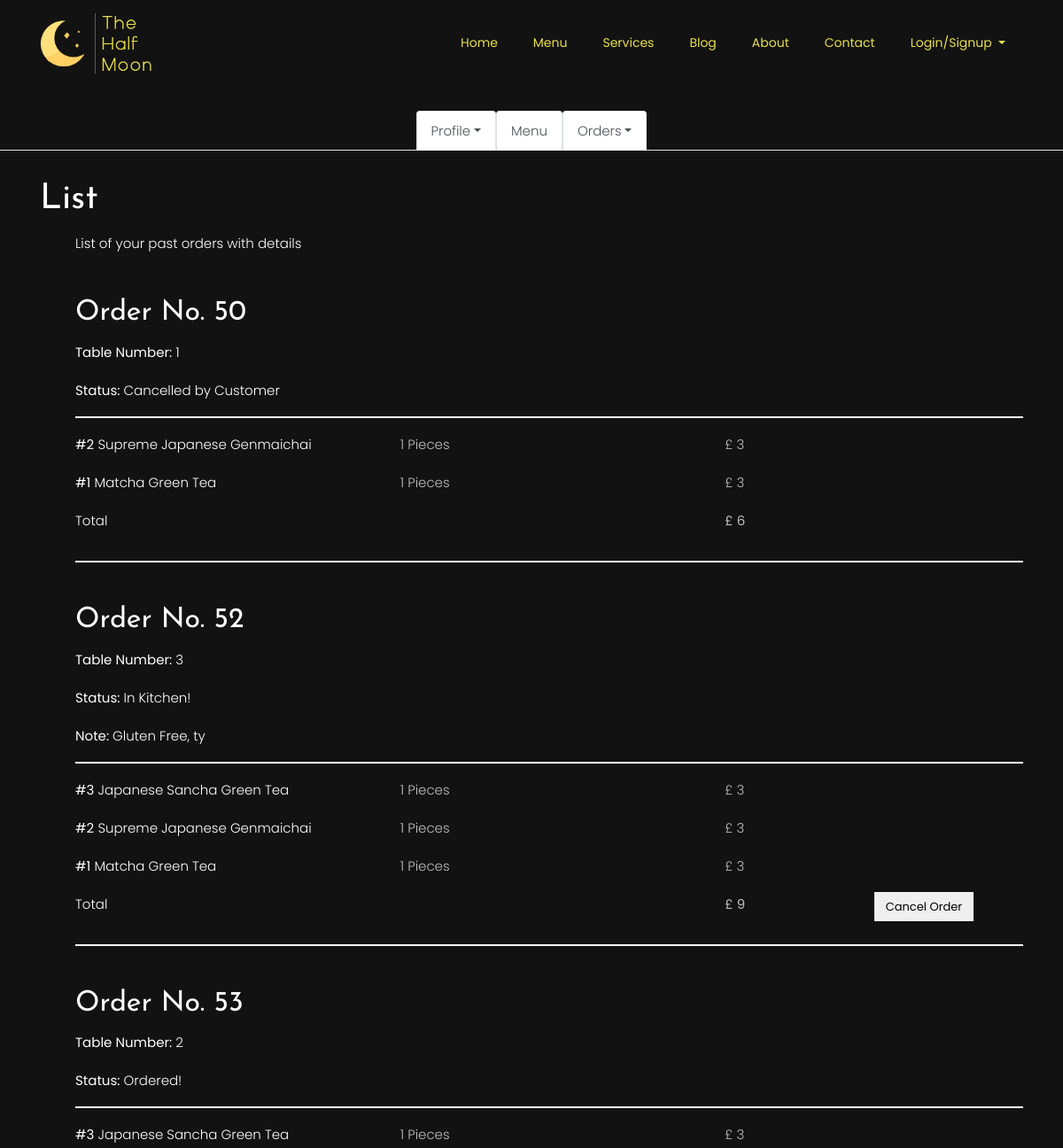
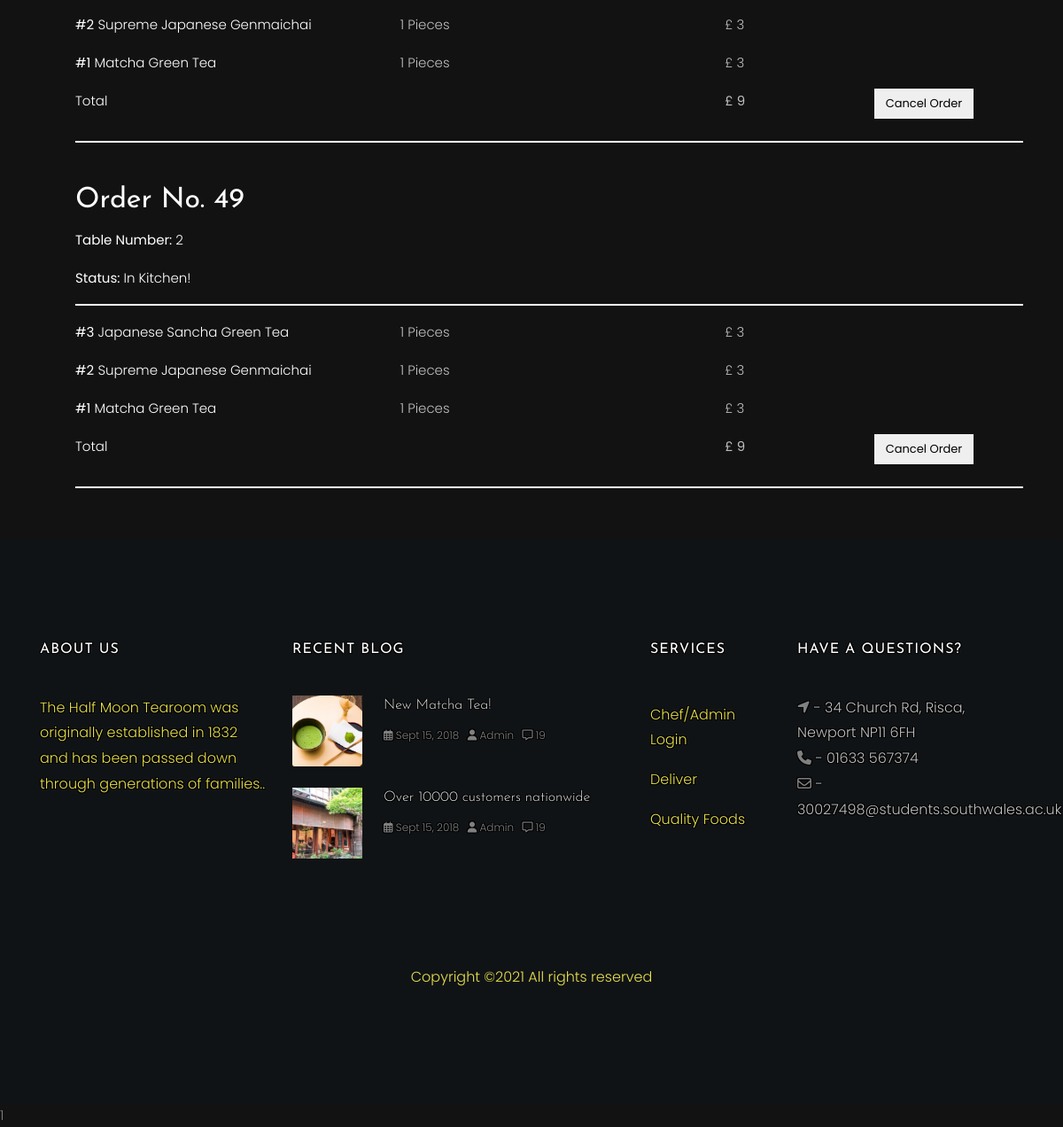
Page /Website/orders.php (signed in) on the committed database (2 pictures, top to bottom).
### tables this page shows
CREATE TABLE `orders` (
  `id` int(11) NOT NULL,
  `user_id` int(11) NOT NULL,
  `tablenumber` int(2) NOT NULL,
  `description` varchar(300) NOT NULL,
  `total` int(11) NOT NULL,
  `status` varchar(25) NOT NULL DEFAULT 'Ordered!',
  `deleted` tinyint(4) NOT NULL DEFAULT '0'
);

CREATE TABLE `order_details` (
  `id` int(11) NOT NULL,
  `order_id` int(11) NOT NULL,
  `item_id` int(11) NOT NULL,
  `quantity` int(11) NOT NULL,
  `price` int(11) NOT NULL
);

CREATE TABLE `items` (
  `id` int(11) NOT NULL,
  `name` varchar(50) NOT NULL,
  `price` decimal(10,2) DEFAULT NULL,
  `deleted` tinyint(4) NOT NULL DEFAULT '0',
  `foodtype` varchar(10) NOT NULL
);

### Website/includes/wallet.php (called while the page is built, shortened)
<?php
$user_id=$_SESSION['user_id'];
?>

### Website/orders.php (the view, shortened to what this page needs)
<?php
include 'includes/connect.php';
include 'includes/wallet.php';
	if($_SESSION['customer_sid']==session_id())
	{
?>
<?php include'includes/top.php';?>
<br>
<ul class="nav nav-tabs justify-content-center">
    <li class="nav-item dropdown">
        <a class="nav-link dropdown-toggle active" data-toggle="dropdown">Profile</a>
    </li>
    <li class="nav-item">
        <a href="loginfood.php" class="nav-link active">Menu</a>
    </li>
    <li class="nav-item dropdown">
    <a class="nav-link dropdown-toggle active" data-toggle="dropdown">Orders</a>
    </li>
</ul>
<div class="container" style="color: #fff;">
	<div id="work-collections" class="seaction">
					<?php
					if(isset($_GET['status'])){
						$status = $_GET['status'];
					}
					else{
						$status = '%';
					}
					$sql = mysqli_query($con, "SELECT * FROM orders WHERE user_id = $user_id AND status LIKE '$status';;");
					echo '  <div class="row">
					<div class="container">
					<br>
                    <h1 class="header">List</h1>
                    <ul id="issues-collection" class="collection">
					<p class="caption">List of your past orders with details</p><br>';
					while($row = mysqli_fetch_array($sql))
					{
						$status = $row['status'];
						echo '
                              <h2>Order No. '.$row['id'].'</h2>
							  <p><strong>Table Number: </strong>'.$row['tablenumber'].'</p>
                              <p><strong>Status: </strong> '.($status=='Paused' ? 'Paused <a  data-position="bottom" data-delay="50" data-tooltip="Please contact administrator for further details." class="btn-floating waves-effect waves-light tooltipped cyan">Â Â Â Â ?</a>' : $status).'</p>
							  '.(!empty($row['description']) ? '<p><strong>Note: </strong>'.$row['description'].'</p>' : '').'
							  <a href="#" class="secondary-content"><i class="mdi-action-grade"></i></a>
                              </li>							<hr class="style1" style="width:100%;">';
						$order_id = $row['id'];
						$sql1 = mysqli_query($con, "SELECT * FROM order_details WHERE order_id = $order_id;");
						while($row1 = mysqli_fetch_array($sql1))
						{
							$item_id = $row1['item_id'];
							$sql2 = mysqli_query($con, "SELECT * FROM items WHERE id = $item_id;");
							while($row2 = mysqli_fetch_array($sql2)){
								$item_name = $row2['name'];
							}
							echo '
                            <div class="row">
                            <div class="col s7">
                            <p class="collections-title"><strong>#'.$row1['item_id'].'</strong> '.$item_name.'</p>
                            </div>
                            <div class="col s2">
                            <span>'.$row1['quantity'].' Pieces</span>
                            </div>
                            <div class="col s3">
                            <span>£ '.$row1['price'].'</span>
                            </div>
                            </div>';
							$id = $row1['order_id'];
						}
								echo'
                                        <div class="row">
                                            <div class="col-8">
                                                <p class="collections-title"> Total</p>
                                            </div>
                                            <div class="col-2">
                                                <span><strong>£ '.$row['total'].'</strong></span>
                                            </div>';
								if(!preg_match('/^Cancelled/', $status)){
									if($status != 'Delivered'){
								echo '<form action="routers/cancel-order.php" method="post">
										<input type="hidden" value="'.$id.'" name="id">
										<input type="hidden" value="Cancelled by Customer" name="status">
										<input type="hidden" value="'.$row['payment_type'].'" name="payment_type">
										<button class="btn waves-effect waves-light right submit" type="submit" name="action">Cancel Order
										</button>
										</form>';
								}
								}
								echo'</div><hr class="style1" style="width:100%;"></li><br>';
					}
					?>
                </div>
              </div>
              </div>
              </div>
<?php include'includes/bot.php';?>
<?php
	}
?>

### Website/includes/top.php (shortened to what this page needs)
<!DOCTYPE html>
<html lang="en">
  <head>
    <link rel="stylesheet" href="css/open-iconic-bootstrap.min.css">
    <link rel="stylesheet" href="css/animate.css">
    <link rel="stylesheet" href="css/owl.carousel.min.css">
    <link rel="stylesheet" href="css/owl.theme.default.min.css">
    <link rel="stylesheet" href="css/magnific-popup.css">
    <link rel="stylesheet" href="css/aos.css">
    <link rel="stylesheet" href="css/ionicons.min.css">
    <link rel="stylesheet" href="css/bootstrap-datepicker.css">
    <link rel="stylesheet" href="css/jquery.timepicker.css">
    <link rel="stylesheet" href="css/flaticon.css">
    <link rel="stylesheet" href="css/icomoon.css">
    <link rel="stylesheet" href="css/style.css">
    <link rel="stylesheet" href="https://use.fontawesome.com/releases/v5.8.1/css/all.css">
  </head>
  <body>
  	<nav class="navbar navbar-expand-lg navbar-dark ftco_navbar bg-dark ftco-navbar-light" id="ftco-navbar">
	    <div class="container">
	      <a class="navbar-brand" href="index.php"><img class="logo" src="../images/Square Simple.png"></a>
	      <div class="collapse navbar-collapse" id="ftco-nav">
	        <ul class="navbar-nav ml-auto">
	          <li class="nav-item active"><a href="index.php" class="nav-link">Home</a></li>
	          <li class="nav-item"><a href="menu.php" class="nav-link">Menu</a></li>
	          <li class="nav-item"><a href="services.php" class="nav-link">Services</a></li>
	          <li class="nav-item"><a href="blog.php" class="nav-link">Blog</a></li>
	          <li class="nav-item"><a href="about.php" class="nav-link">About</a></li>
	          <li class="nav-item"><a href="contact.php" class="nav-link">Contact</a></li>
              <li class="nav-item dropdown">
                <a class="nav-link dropdown-toggle" id="navbarDropdown" role="button" data-toggle="dropdown" aria-haspopup="true" aria-expanded="false">
                  Login/Signup
                </a>
              </li>
	      </div>
		  </div>
	  </nav>

### Website/includes/bot.php (shortened to what this page needs)
    <footer class="ftco-footer ftco-section img">
      <div class="container">
        <div class="row mb-5">
          <div class="col-lg-3 col-md-6 mb-5 mb-md-5">
            <div class="ftco-footer-widget mb-4">
              <h2 class="ftco-heading-2">About Us</h2>
              <p>The Half Moon Tearoom was originally established in 1832 and has been passed down through generations of families..</p>
            </div>
          </div>
          <div class="col-lg-4 col-md-6 mb-5 mb-md-5">
            <div class="ftco-footer-widget mb-4">
              <h2 class="ftco-heading-2">Recent Blog</h2>
              <div class="block-21 mb-4 d-flex">
                <a class="blog-img mr-4" style="background-image: url(images/__304.jpg);"></a>
                <div class="text">
                  <h3 class="heading"><a href="#">New Matcha Tea!</a></h3>
                  <div class="meta">
                    <div><i class="far fa-calendar-alt"></i> Sept 15, 2018</div>
                    <div><i class="fas fa-user"></i> Admin</a></div>
                    <div><i class="far fa-comment-alt"></i> 19</div>
                  </div>
                </div>
              </div>
              <div class="block-21 mb-4 d-flex">
                <a class="blog-img mr-4" style="background-image: url(images/about.png);"></a>
                <div class="text">
                  <h3 class="heading"><a href="#">Over 10000 customers nationwide</a></h3>
                  <div class="meta">
                    <div><i class="far fa-calendar-alt"></i> Sept 15, 2018</div>
                    <div><i class="fas fa-user"></i> Admin</div>
                    <div><i class="far fa-comment-alt"></i> 19</div>
                  </div>
                </div>
              </div>
            </div>
          </div>
          <div class="col-lg-2 col-md-6 mb-5 mb-md-5">
             <div class="ftco-footer-widget mb-4 ml-md-4">
              <h2 class="ftco-heading-2">Services</h2>
              <ul class="list-unstyled">
                <li><a href="loginmod.php" class="py-2 d-block">Chef/Admin Login</a></li>
                <li><a href="about.php" class="py-2 d-block">Deliver</a></li>
                <li><a href="about.php" class="py-2 d-block">Quality Foods</a></li>
              </ul>
            </div>
          </div>
          <div class="col-lg-3 col-md-6 mb-5 mb-md-5">
            <div class="ftco-footer-widget mb-4">
            	<h2 class="ftco-heading-2">Have a Questions?</h2>
            	<div class="block-23 mb-3">
	              <ul>
	                <div><i class="fas fa-location-arrow"></i><span class="text"> - 34 Church Rd, Risca, Newport NP11 6FH</span></siv>
	                <div><i class="fas fa-phone"></i><span class="text"> - 01633 567374</span></div>
	                <div><i class="far fa-envelope"></i><span class="text"> - 30027498@students.southwales.ac.uk</span></div>
	              </ul>
	            </div>
            </div>
          </div>
        </div>
        <div class="row">
          <div class="col-md-12 text-center">
<p>
  Copyright &copy;<script>document.write(new Date().getFullYear());</script> All rights reserved
</p>
          </div>
        </div>
      </div>
    </footer>1
  </body>
</html>

### rows in the picture
orders: id "50", tablenumber "1", status "Cancelled by Customer", total "6"
order_details: item "2", item.name "Supreme Japanese Genmaichai", quantity "1", price "3"
order_details: item "1", item.name "Matcha Green Tea", quantity "1", price "3"
orders: id "52", tablenumber "3", status "In Kitchen!", description "Gluten Free, ty", total "9"
order_details: item "3", item.name "Japanese Sancha Green Tea", quantity "1", price "3"
order_details: item "2", item.name "Supreme Japanese Genmaichai", quantity "1", price "3"
order_details: item "1", item.name "Matcha Green Tea", quantity "1", price "3"
orders: id "53", tablenumber "2", status "Ordered!", total "9"
order_details: item "3", item.name "Japanese Sancha Green Tea", quantity "1", price "3"
order_details: item "2", item.name "Supreme Japanese Genmaichai", quantity "1", price "3"
order_details: item "1", item.name "Matcha Green Tea", quantity "1", price "3"
orders: id "49", tablenumber "2", status "In Kitchen!", total "9"
order_details: item "3", item.name "Japanese Sancha Green Tea", quantity "1", price "3"
order_details: item "2", item.name "Supreme Japanese Genmaichai", quantity "1", price "3"
order_details: item "1", item.name "Matcha Green Tea", quantity "1", price "3"
